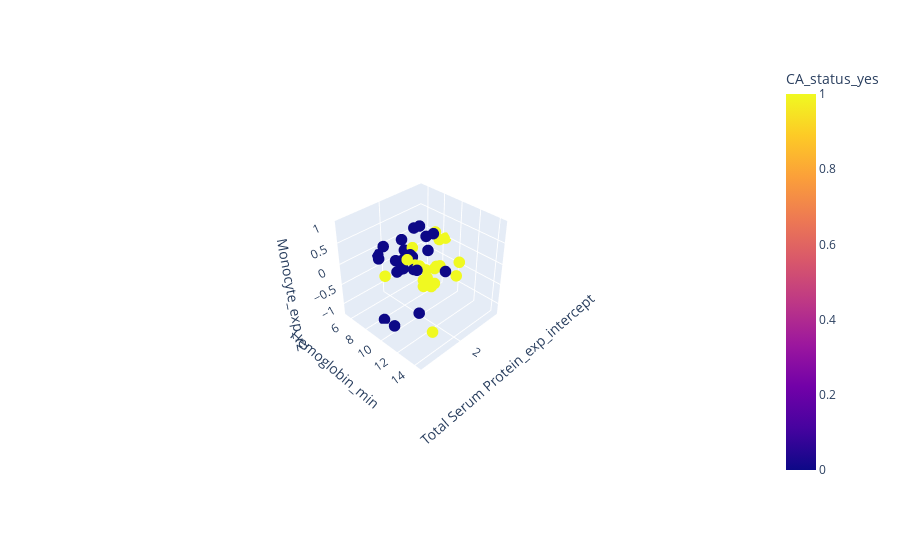

Write notebook code for a chart like this one.
### Markdown cell above
## 3D scatter

### Code cell
top3_features = X.columns[svm_set_ranks[selected_run].sorted_features.astype(int)[:3]].values
fig = px.scatter_3d(dataTable, x=top3_features[0], y=top3_features[1], z=top3_features[2],
          color=y_column_Classification)
fig.update_traces(marker_size = 4)
fig.show()

### Figure 1 — Plotly figure (JSON) as saved in the notebook; plotly's stock layout.template omitted (floating-point values rounded to 4 significant figures)
{"data": [{"hovertemplate": "Total Serum Protein_exp_intercept=%{x}<br>Hemoglobin_min=%{y}<br>Monocyte_exp_r2=%{z}<br>CA_status_yes=%{marker.color}<extra></extra>", "legendgroup": "", "marker": {"color": [1, 1, 1, 1, 1, 1, 1, 1, 1, 1, 1, 1, 1, 1, 1, 1, 1, 1, 1, 1, 1, 0, 0, 0, 0, 0, 0, 0, 0, 0, 0, 0, 0, 0, 0, 0, 0, 0, 0, 0, 0, 0, 0, 0], "coloraxis": "coloraxis", "size": 4, "symbol": "circle"}, "mode": "markers", "name": "", "scene": "scene", "showlegend": false, "type": "scatter3d", "x": [1.932, 2.001, 2.186, 1.872, 2.163, 1.841, 1.792, 1.569, 2.163, 1.988, 2.14, 1.841, 1.932, 2.041, 2.186, 2.054, 1.872, 1.856, 2.028, 1.988, 1.723, 2.079, 2.067, 2.128, 2.398, 1.668, 2.079, 2.067, 2.116, 2.079, 2.054, 2.128, 1.946, 2.262, 1.932, 2.104, 2.028, 1.917, 1.932, 2.14, 2.041, 2.015, 1.917, 2.361], "y": [11.1, 9.9, 7.8, 10.9, 12.1, 9.1, 8.1, 8.5, 10.3, 9.2, 12.7, 12.7, 10.9, 10.2, 13.4, 14.4, 7.6, 10.6, 11.9, 10.5, 8.8, 10.7, 5.4, 11, 11.4, 7.1, 8.7, 10, 13.9, 7.9, 9.8, 7, 9.3, 8.4, 8, 9.1, 7.4, 7.1, 10.7, 9.3, 8.4, 11, 8.1, 9.4], "z": [0.0306, -0.01234, -0.2764, -0.05535, -0.0135, -0.6212, -0.8747, 0.0001581, 0.3863, -0.09085, 0.02721, 0.1997, -0.04652, 0.06183, -0.9275, 0.3681, 0.01605, 0.5135, -0.1542, -0.05514, 0.3536, -1, -0.172, 0.1804, -0.7216, 0.01062, 0.5655, 0.9426, 0.486, -0.01706, -0.04245, 0.2806, 0.7844, -1.216, -0.04284, -0.04093, -0.4268, -0.04559, 0.7406, 0.01867, 0.01711, 0.4942, -0.101, 0.5462]}], "layout": {"autosize": true, "coloraxis": {"colorbar": {"title": {"text": "CA_status_yes"}}, "colorscale": [[0, "#0d0887"], [0.1111, "#46039f"], [0.2222, "#7201a8"], [0.3333, "#9c179e"], [0.4444, "#bd3786"], [0.5556, "#d8576b"], [0.6667, "#ed7953"], [0.7778, "#fb9f3a"], [0.8889, "#fdca26"], [1, "#f0f921"]]}, "legend": {"tracegroupgap": 0}, "margin": {"t": 60}, "scene": {"aspectmode": "auto", "aspectratio": {"x": 1, "y": 1, "z": 1}, "camera": {"center": {"x": 0, "y": 0, "z": 0}, "eye": {"x": 2.563, "y": 2.563, "z": 2.563}, "projection": {"type": "perspective"}, "up": {"x": 0, "y": 0, "z": 1}}, "domain": {"x": [0, 1], "y": [0, 1]}, "xaxis": {"title": {"text": "Total Serum Protein_exp_intercept"}, "type": "linear"}, "yaxis": {"title": {"text": "Hemoglobin_min"}, "type": "linear"}, "zaxis": {"title": {"text": "Monocyte_exp_r2"}, "type": "linear"}}}}
